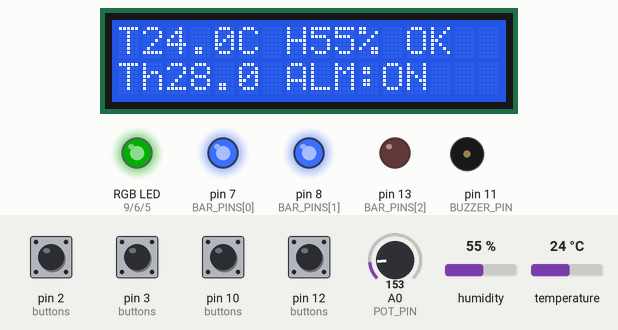
Simulated run of this sketch. Board: Arduino Uno, built with avr-gcc and run on an emulated ATmega328P. Shown: 16×2 character LCD, an RGB LED mixed from three pins (HIGH = lit), output pins drawn as LEDs (lit = HIGH), buzzer (waves = sounding). Dashed ring = blinking. The test bench sets the inputs (shaded band); at power-on: pin 2 (buttons), pin 3 (buttons), pin 10 (buttons), pin 12 (buttons) HIGH, temperature 24 °C, A0 (POT_PIN) = 153, humidity 55 %. Dim RGB values are drawn brighter than linear; what the sketch prints to the serial monitor is not drawn.

Above: at 2.3 s.
2.4 s: temperature set to 27.5 °C
At 4.4 s:
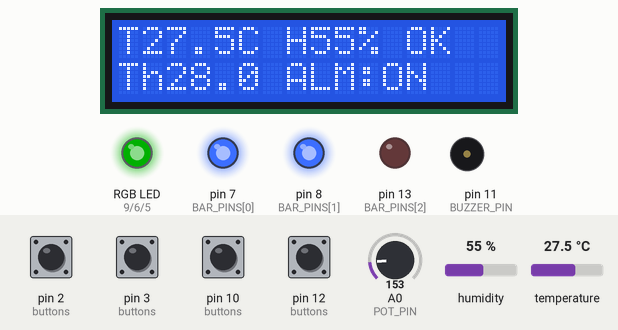
5.5 s: temperature set to 28.4 °C
At 8.35 s:
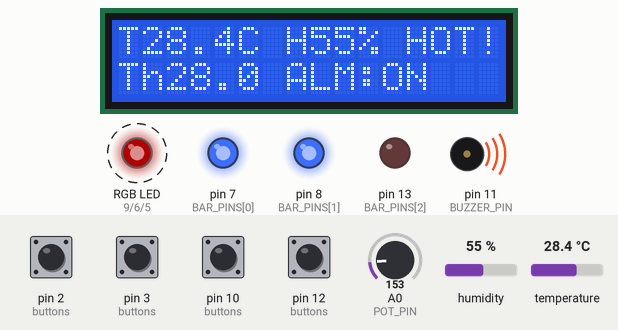
10.6 s: pin 2 (buttons) pulled LOW for 0.15 s
At 10.97 s:
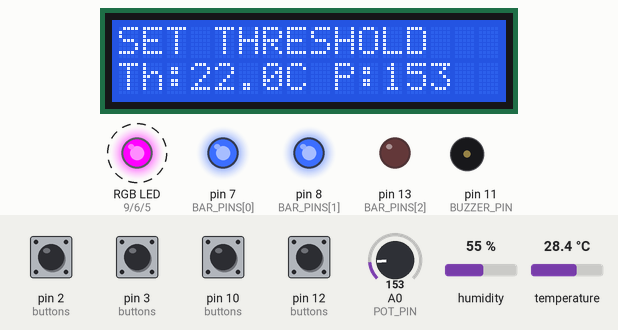
11.3 s: pin 3 (buttons) pulled LOW for 0.15 s
At 11.48 s:
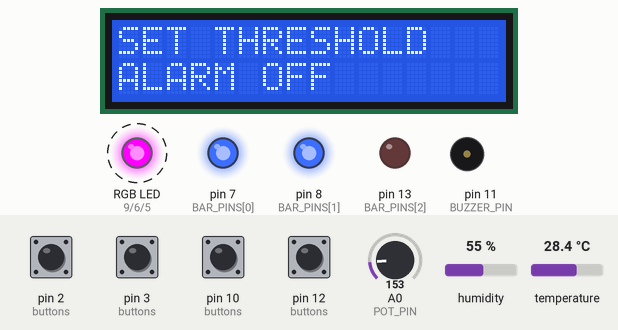
12.0 s: pin 2 (buttons) pulled LOW for 1 s
At 12.61 s:
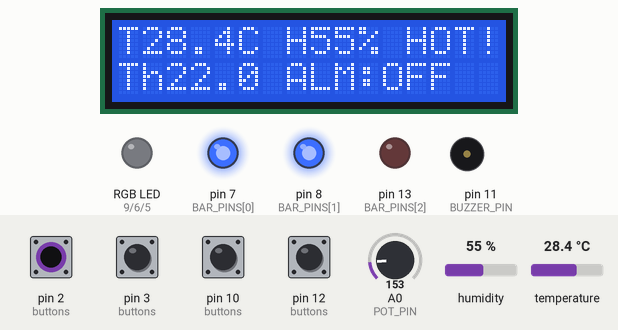
14.8 s: temperature set to 22.7 °C
At 17.2 s:
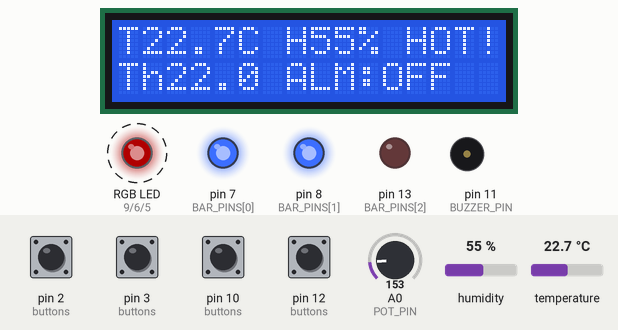
17.5 s: temperature set to 21.3 °C
Timing chart, 0 to 21.5 s (numbered marks = the images above; inputs shaded):
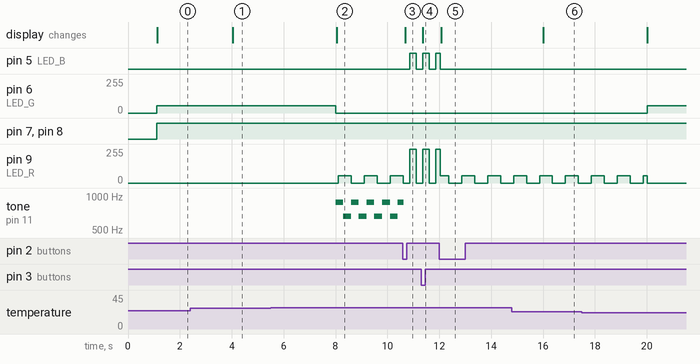

The sketch:

sketch.ino
```cpp
/*
 * 5주차 종합과제  스마트 온습도 경보 무드등  — 완성 코드 (Arduino UNO)
 * 센서 선택 (SENSOR_MODE) : 0 DHT11(실물) / 1 DHT22(Wokwi) / 2 TMP36(Tinkercad, A1)
 * UNO 의 tone() 은 Timer2 를 사용하므로 D3·D11 의 PWM 은 사용 불가 → 버튼/부저로 배정
 * I2C LCD 16x2 : SDA A4, SCL A5, 주소 0x27 (Tinkercad 는 Adafruit_LiquidCrystal, 주소 0x20)
 */
#define SENSOR_MODE 1          // 0: DHT11(실물)  1: DHT22(Wokwi)  2: TMP36(Tinkercad)

#if SENSOR_MODE == 0 || SENSOR_MODE == 1
  #include <DHT.h>
  #define DHT_PIN 4
  #if SENSOR_MODE == 0
    DHT dht(DHT_PIN, DHT11);
  #else
    DHT dht(DHT_PIN, DHT22);
  #endif
#else
  const int TMP36_PIN = A1;
#endif

// ---------- I2C LCD 16x2 ----------
#include <Wire.h>
#if SENSOR_MODE == 2
  #include <Adafruit_LiquidCrystal.h>
  Adafruit_LiquidCrystal lcd(0);          // Tinkercad I2C LCD (주소 0x20)
#else
  #include <LiquidCrystal_I2C.h>
  LiquidCrystal_I2C lcd(0x27, 16, 2);     // 화면이 안 나오면 주소를 0x3F 로 바꿔 본다
#endif

// ---------- 핀 ----------
const int POT_PIN = A0;
const int LED_R = 9, LED_G = 6, LED_B = 5;
const int BAR_PINS[3] = {7, 8, 13};
const int BUZZER_PIN = 11;
const int BTN_MODE = 2, BTN_ALARM = 3, BTN_REPORT = 10, BTN_RESET = 12;

// ---------- 설정값 ----------
const int   ADC_MAX = 1023;
const float COLD_T = 20.0;              // 이 온도 미만 = 저온(파랑)
const float DEFAULT_THRESHOLD = 28.0;   // 고온 경보 임계값 기본
const float TH_MIN = 20.0, TH_MAX = 35.0;
const unsigned long SENSOR_MS = 2000;   // DHT11 은 1초 이상 간격 필요
const unsigned long LCD_MS = 500;       // LCD 갱신 주기 (I2C 전송에 수 ms 걸리므로 매 loop 갱신 X)
const unsigned long MSG_MS = 1500;      // 버튼 메시지 표시 시간

// ---------- 상태 ----------
enum Mode { MODE_NORMAL, MODE_SET };
enum EnvState { ENV_ERROR, ENV_COLD, ENV_COMFORT, ENV_HOT };
const char* ENV_NAME[] = {"센서오류", "저온", "쾌적", "고온"};
const char* ENV_CODE[] = {"ERR", "COLD", "OK", "HOT!"};   // LCD 는 한글 표시 불가 → 영문

Mode mode = MODE_NORMAL;
EnvState env = ENV_ERROR;
float temperature = NAN, humidity = NAN;
float threshold = DEFAULT_THRESHOLD;
bool alarmEnabled = true;
int potAdc = 0, brightness = 255;

unsigned long lastSensorMs = 0, lastPotMs = 0, lastBlinkMs = 0, lastSirenMs = 0;
bool blinkOn = false, sirenHigh = false, sirenActive = false;

unsigned long lastLcdMs = 0, msgStartMs = 0;
bool lcdDirty = true, msgActive = false;
char msgText[17] = "";

// ---------- 버튼 (디바운스) ----------
struct Button { int pin; bool stable; bool lastRead; unsigned long changedMs; };
Button buttons[4] = {
  {BTN_MODE, HIGH, HIGH, 0}, {BTN_ALARM, HIGH, HIGH, 0},
  {BTN_REPORT, HIGH, HIGH, 0}, {BTN_RESET, HIGH, HIGH, 0}
};
bool pressed(Button &b) {
  bool r = digitalRead(b.pin);
  if (r != b.lastRead) { b.lastRead = r; b.changedMs = millis(); }
  if (millis() - b.changedMs > 30 && r != b.stable) {
    b.stable = r;
    return b.stable == LOW;
  }
  return false;
}

// ---------- 센서 ----------
void readSensor() {
#if SENSOR_MODE == 2
  int a = analogRead(TMP36_PIN);
  float v = a * 5.0 / 1024.0;
  temperature = (v - 0.5) * 100.0;          // TMP36: 10 mV/°C, 0.5V = 0°C
  humidity = 50.0;
#else
  humidity = dht.readHumidity();
  temperature = dht.readTemperature();
#endif
  if (isnan(temperature) || isnan(humidity)) env = ENV_ERROR;
  else if (temperature < COLD_T)             env = ENV_COLD;
  else if (temperature < threshold)          env = ENV_COMFORT;
  else                                       env = ENV_HOT;
}

void report() {
  Serial.print(F("T="));
  if (isnan(temperature)) Serial.print(F("--")); else Serial.print(temperature, 1);
  Serial.print(F("C H="));
  if (isnan(humidity)) Serial.print(F("--")); else Serial.print(humidity, 0);
  Serial.print(F("% | 상태=")); Serial.print(ENV_NAME[env]);
  Serial.print(F(" | 임계=")); Serial.print(threshold, 1);
  Serial.print(F("C | 경보=")); Serial.print(alarmEnabled ? F("ON") : F("OFF"));
  Serial.print(F(" | 모드=")); Serial.print(mode == MODE_NORMAL ? F("NORMAL") : F("SET"));
  Serial.print(F(" | POT=")); Serial.print(potAdc);
  Serial.print(F(" 밝기PWM=")); Serial.println(brightness);
}

// ---------- 출력 ----------
void setRGB(int r, int g, int b) {
  analogWrite(LED_R, r); analogWrite(LED_G, g); analogWrite(LED_B, b);
}

void updateStatusLed() {
  if (mode == MODE_SET) {                       // 설정 모드: 보라색(R+B) 빠른 점멸
    setRGB(blinkOn ? 255 : 0, 0, blinkOn ? 255 : 0);
    return;
  }
  switch (env) {
    case ENV_ERROR:   setRGB(0, 0, blinkOn ? brightness : 0); break;
    case ENV_COLD:    setRGB(0, 0, brightness);               break;
    case ENV_COMFORT: setRGB(0, brightness, 0);               break;
    case ENV_HOT:     setRGB(blinkOn ? brightness : 0, 0, 0); break;
  }
}

void updateHumidityBar() {
  int n = 0;
  if (!isnan(humidity)) n = (humidity < 40) ? 1 : (humidity <= 60) ? 2 : 3;
  for (int i = 0; i < 3; i++) digitalWrite(BAR_PINS[i], i < n ? HIGH : LOW);
}

void updateSiren(unsigned long now) {
  bool need = (mode == MODE_NORMAL && env == ENV_HOT && alarmEnabled);
  if (!need) {
    if (sirenActive) { noTone(BUZZER_PIN); sirenActive = false; }
    return;
  }
  if (!sirenActive || now - lastSirenMs >= 300) {   // 880/660 Hz 교대 사이렌
    lastSirenMs = now;
    sirenHigh = !sirenHigh;
    tone(BUZZER_PIN, sirenHigh ? 880 : 660);
    sirenActive = true;
  }
}

// ---------- LCD 표시 ----------
void lcdBegin() {
#if SENSOR_MODE == 2
  lcd.begin(16, 2); lcd.setBacklight(1);
#else
  lcd.init(); lcd.backlight();
#endif
}

void lcdLine(uint8_t row, const char* text) {     // 16칸을 공백으로 채워 덮어쓰기 (clear 깜빡임 방지)
  char buf[17];
  snprintf(buf, sizeof(buf), "%-16s", text);
  lcd.setCursor(0, row);
  lcd.print(buf);
}

void showMessage(const char* text) {              // 2번째 줄에 1.5초간 메시지
  strncpy(msgText, text, 16); msgText[16] = '\0';
  msgActive = true; msgStartMs = millis(); lcdDirty = true;
}

void updateLcd(unsigned long now) {
  if (msgActive && now - msgStartMs >= MSG_MS) { msgActive = false; lcdDirty = true; }
  if (!lcdDirty && now - lastLcdMs < LCD_MS) return;
  lastLcdMs = now; lcdDirty = false;

  char l1[17], l2[17], t[8], th[8];
  dtostrf(threshold, 4, 1, th);
  if (mode == MODE_SET) {                         // SET 모드 화면
    snprintf(l1, sizeof(l1), "SET THRESHOLD");
    snprintf(l2, sizeof(l2), "Th:%sC P:%d", th, potAdc);
  } else {                                        // NORMAL 모드 화면
    if (isnan(temperature) || isnan(humidity)) {
      snprintf(l1, sizeof(l1), "T--.-C H--%% %s", ENV_CODE[env]);
    } else {
      dtostrf(temperature, 4, 1, t);
      snprintf(l1, sizeof(l1), "T%sC H%d%% %s", t, (int)humidity, ENV_CODE[env]);
    }
    snprintf(l2, sizeof(l2), "Th%s ALM:%s", th, alarmEnabled ? "ON" : "OFF");
  }
  lcdLine(0, l1);
  lcdLine(1, msgActive ? msgText : l2);
}

void resetAll() {
  mode = MODE_NORMAL;
  threshold = DEFAULT_THRESHOLD;
  alarmEnabled = true;
  noTone(BUZZER_PIN); sirenActive = false;
  readSensor();
  Serial.println(F("# 초기화 완료"));
  report();
  showMessage("RESET Th 28.0");
}

void setup() {
  Serial.begin(115200);
  pinMode(LED_R, OUTPUT); pinMode(LED_G, OUTPUT); pinMode(LED_B, OUTPUT);
  for (int i = 0; i < 3; i++) pinMode(BAR_PINS[i], OUTPUT);
  for (int i = 0; i < 4; i++) pinMode(buttons[i].pin, INPUT_PULLUP);
#if SENSOR_MODE != 2
  dht.begin();
#endif
  Serial.println(F("# 5주차 종합과제: 스마트 온습도 경보 무드등 (UNO)"));
  lcdBegin();
  lcdLine(0, "Smart Env Lamp");
  lcdLine(1, "Week5 ADC+DHT");
  delay(1000);                 // 센서 안정화 + 시작 화면 (setup 에서만 사용)
  readSensor(); report();
}

void loop() {
  unsigned long now = millis();

  // 1) 버튼
  if (pressed(buttons[0])) {
    mode = (mode == MODE_NORMAL) ? MODE_SET : MODE_NORMAL;
    Serial.print(F("# 모드 -> ")); Serial.println(mode == MODE_NORMAL ? F("NORMAL") : F("SET"));
    if (mode == MODE_NORMAL) { readSensor(); report(); showMessage("SAVED"); }   // 새 임계값으로 재판정
    lcdDirty = true;
  }
  if (pressed(buttons[1])) {
    alarmEnabled = !alarmEnabled;
    Serial.print(F("# 경보음 ")); Serial.println(alarmEnabled ? F("ON") : F("OFF"));
    showMessage(alarmEnabled ? "ALARM ON" : "ALARM OFF");
  }
  if (pressed(buttons[2])) { readSensor(); report(); lastSensorMs = now; showMessage("MEASURED"); }
  if (pressed(buttons[3])) resetAll();

  // 2) 가변저항(ADC) : 모드에 따라 역할이 달라짐
  if (now - lastPotMs >= 50) {
    lastPotMs = now;
    potAdc = analogRead(POT_PIN);
    if (mode == MODE_NORMAL) {
      brightness = map(potAdc, 0, ADC_MAX, 20, 255);
    } else {
      // 20.0 ~ 35.0 °C, 0.5 °C 단위 → ADC 를 31단계로 다시 양자화
      float newTh = TH_MIN + (long)potAdc * 31 / (ADC_MAX + 1) * 0.5;
      if (newTh != threshold) {
        threshold = newTh;
        Serial.print(F("# 임계값 = ")); Serial.print(threshold, 1); Serial.println(F(" C"));
        lcdDirty = true;
      }
    }
  }

  // 3) 센서 주기 측정
  if (now - lastSensorMs >= SENSOR_MS) {
    lastSensorMs = now;
    readSensor();
    report();
    lcdDirty = true;
  }

  // 4) 점멸 타이밍 (설정모드 250ms, 그 외 500ms → 1초 주기)
  unsigned long blinkMs = (mode == MODE_SET) ? 250 : 500;
  if (now - lastBlinkMs >= blinkMs) { lastBlinkMs = now; blinkOn = !blinkOn; }

  // 5) 출력 (LED · 습도바 · 사이렌 · LCD)
  updateStatusLed();
  updateHumidityBar();
  updateSiren(now);
  updateLcd(now);
}
```

Measured:
- the behaviour switches between 27.9 and 28 °C on temperature (found by bisection; images 1 and 2)
- after the input at 2.4 s, the display: changes after 1.6 s (image 1)
- after the input at 5.5 s, pin 6 (LED_G): 55/255 → 0/255 after 2.5 s; pin 9 (LED_R): alternates 55/255 for 0.50 s and 0/255 for 0.50 s, starting after 2.6 s; tone on pin 11 (BUZZER_PIN): alternates 880 Hz for 0.30 s and 660 Hz for 0.30 s, starting after 2.5 s; the display: changes after 2.5 s (image 2)
- after the input at 10.6 s, pin 5 (LED_B): LOW → HIGH after 0.25 s, → LOW 0.25 s later; the display: changes after 0.08 s (image 3)
- after the input at 11.3 s, the display: changes after 0.06 s (image 4)
- after the input at 12.0 s, the display: changes after 0.07 s (image 5)
- after the input at 14.8 s, the display: changes after 1.2 s (image 6)
- after the input at 17.5 s, pin 6 (LED_G): 0/255 → 55/255 after 2.5 s
